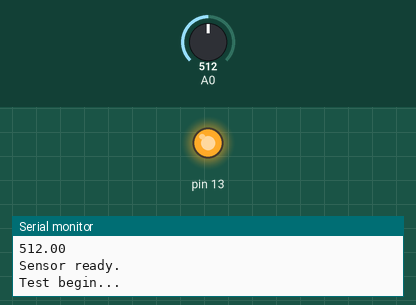
The sketch below on a simulated Arduino Uno, built with avr-gcc and run on an emulated ATmega328P. Parts: output pins drawn as LEDs (lit = HIGH), the last lines printed to the serial monitor. The inputs (shaded band) are chosen by the test bench; at power-on: A0 = 512.

Above: at 20.9 s.
At 22.9 s:
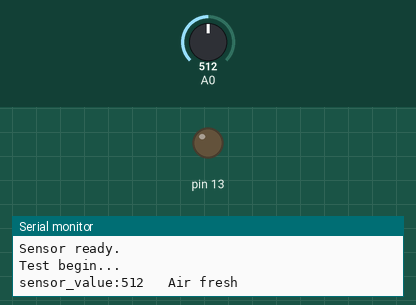
Timing chart, 0 to 25.2 s (numbered marks = the images above):
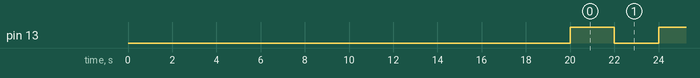

Measured:
- by itself, pin 13: alternates HIGH for 2.0 s and LOW for 2.0 s

The sketch:

Air_quality_sensor_demo_code.pde
```cpp
/***************************     2011 Seeedstudio      ************************
* File Name          : air quality sensor.pde
* Author             : Seeedteam
* Version            : V1.0
* Date               : 29/11/2011
* Description        :
********************************************************************************
*
*******************************************************************************/
boolean low_pollution;
boolean high_pollution;
boolean air_fresh;
boolean force;
boolean error;
boolean signal=0;
unsigned char counter=0;
unsigned char i=0;
unsigned int temp=0;
float low_voltage=0;
int first_vol=0;
int last_vol=0;
long vol_standard=0;

/*******************************************************************************
* Function Name  : sys_init
* Description    : detect whether sensor is ready
* Input          : low_voltage
* Output         : None
* Return         : None
*******************************************************************************/
void sys_init()
    {
    	unsigned char i=0;
    	digitalWrite(13,LOW);
    	Serial.println("sys_starting...");
    	delay(20000);//300000
    	digitalWrite(13,HIGH);
    	low_voltage=analogRead(A0);
    	Serial.println(low_voltage);
    	while(low_voltage)
	    	{
	    		if(low_voltage<798 && low_voltage>10)//798 corresponding voltage is 3.9V
	    		{
	    			first_vol=analogRead(A0);//initialize first value
	    			last_vol=first_vol;
	    			vol_standard=last_vol;
	    			Serial.println("Sensor ready.");
	    			error=0;
	    			break;
	    		}
	    		else if(low_voltage>798||low_voltage<=10)
        		{
        			i++;
        			delay(60000);//600000
        			Serial.println("waitting sensor init..");
        			low_voltage=analogRead(A0);
        			if(i==5)
					{
						i=0;
						error=1;
						Serial.println("Sensor Error!");
					}
	    		  }
				else
	    		  	break;
        	}
}
/*******************************************************************************
* Function Name  : interrupt_init
* Description    : time for 2 seconds
* Input          :
* Output         : None
* Return         : None
*******************************************************************************/
void interrupt_init()
	{
		TCCR2A=0;//normal model
		TCCR2B=0x07;//set clock as 1024*(1/16M)
		TIMSK2=0x01;//enable overflow interrupt
}
/*******************************************************************************
* Function Name  : slope
* Description    : measure the voltage change to calculate the slope of voltage in unit time
* Input          :
* Output         : None
* Return         : None
*******************************************************************************/
void slope()
{
	while(signal)
	{
    	if(first_vol-last_vol>400||first_vol>700)
    		{
				low_pollution=0;
    			        high_pollution=0;
				force=1;
                                air_fresh=0;
				Serial.println("High pollution! Force signal active.");
				signal=0;
				avg_voltage();
				break;
    		}
    	else if((first_vol-last_vol>400&&first_vol<700)||first_vol-vol_standard>150)
    		{
				high_pollution=1;
				low_pollution=0;
				force=0;
				air_fresh=0;
				Serial.print("sensor_value:");
				Serial.print(first_vol);
				Serial.println("\t High pollution!");
				signal=0;
				avg_voltage();
				break;
    			}
    	else if((first_vol-last_vol>200&&first_vol<700)||first_vol-vol_standard>50)
    		{
    			low_pollution=1;
    			high_pollution=0;
    			//low_pollution=0;
    			force=0;
    			air_fresh=0;
    			//Serial.println(first_vol-last_vol);
    			Serial.print("sensor_value:");
    			Serial.print(first_vol);
    			Serial.println("\t Low pollution!");
    			signal=0;
    			avg_voltage();
    			break;
    			}
    	else
    		{
    			//temp+=first_vol;
    			avg_voltage();
    			high_pollution=0;
    			low_pollution=0;
    			force=0;
    			air_fresh=0;
    			Serial.print("sensor_value:");
    			Serial.print(first_vol);
    			//Serial.print("\t avg_vol:");
    			//Serial.print(avg_vol);
    			Serial.println("\t Air fresh");
    			//Serial.println(i,DEC);
    			signal=0;
    		}
	}
}
/*******************************************************************************
* Function Name  : avg_voltage
* Description    :
* Input          :
* Output         : None
* Return         : None
*******************************************************************************/
void avg_voltage()
{
	if(i==150)//sum 2 minutes
	{
		vol_standard=temp/150;
		temp=0;
		Serial.print("Vol_standard:");
		Serial.println(vol_standard);
		i=0;
	}
    else
	{
		temp+=first_vol;
		//Serial.println(i,DEC);
		i++;
	}
}

/*******************************************************************************
* Function Name  : check
* Description    : set LED to display air condition
* Input          :
* Output         : digital port D2,D3
* Return         : None
*******************************************************************************/
/*
void check()
{
	if(force!=0)
		{
			digitalWrite(2,HIGH);
			digitalWrite(3,HIGH);
			}
  else if(high_pollution!=0)
  	{
  		digitalWrite(3,HIGH);
  		digitalWrite(2,LOW);
  		}
  else if(low_pollution!=0)
  	{
  		digitalWrite(2,HIGH);
  		digitalWrite(3,LOW);
  		}
  else
  	{
  		digitalWrite(2,LOW);
  		digitalWrite(3,LOW);
  		}
}*/
/*******************************************************************************
* Function Name  : setup
* Description    :
* Input          :
* Output         : None
* Return         : None
*******************************************************************************/
void setup()
	{
		Serial.begin(9600);
		pinMode(A0,INPUT);
		pinMode(13,OUTPUT);
		//pinMode(2,OUTPUT);
		//pinMode(3,OUTPUT);
		sys_init();
		interrupt_init();
		Serial.println("Test begin...");
		sei();
}
/*******************************************************************************
* Function Name  : loop
* Description    :
* Input          :
* Output         : None
* Return         : None
*******************************************************************************/

void loop()
{
	slope();
	//check();
}
/*******************************************************************************
* Function Name  : ISR TIMER2_OVF_vect
* Description    : difinite 2 seconds time to measure sensor's voltage
* Input          :
* Output         : None
* Return         : None
*******************************************************************************/
ISR(TIMER2_OVF_vect)
{
	if(counter==122)//set 2 seconds as a detected duty
		{

			last_vol=first_vol;
			first_vol=analogRead(A0);
			counter=0;
			signal=1;
			PORTB=PORTB^0x20;
	}
	else
		{
			counter++;
			//Serial.println(counter,DEC);
			}
}
```
